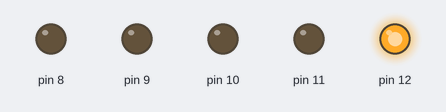
A sketch run on a simulated Arduino Uno, built with avr-gcc and run on an emulated ATmega328P. Parts: output pins drawn as LEDs (lit = HIGH).

Above: at 0.2 s.
At 1.2 s:
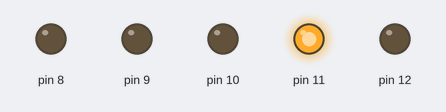
At 2.2 s:
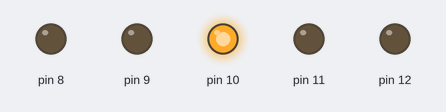
At 3.2 s:
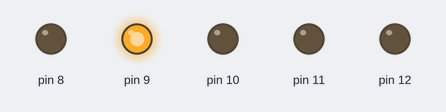
At 4.2 s:
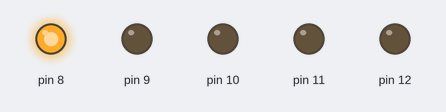
At 5.7 s:
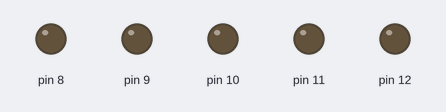
Timing chart, 0 to 6.5 s (numbered marks = the images above):
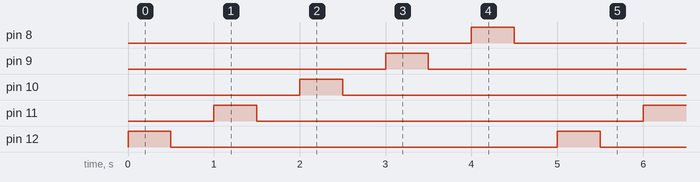

The sketch:

LEDtest.ino
```cpp
// Name(s): Seunghan Bae

void setup() {
  Serial.begin(9600);
  pinMode(12, OUTPUT);
  pinMode(11, OUTPUT);
  pinMode(10, OUTPUT);
  pinMode(9, OUTPUT);
  pinMode(8, OUTPUT);
}

void loop() {
  digitalWrite(12, HIGH);
  delay(500);
  digitalWrite(12, LOW);
  delay(500);
  digitalWrite(11, HIGH);
  delay(500);
  digitalWrite(11, LOW);
  delay(500);
  digitalWrite(10, HIGH);
  delay(500);
  digitalWrite(10, LOW);
  delay(500);
  digitalWrite(9, HIGH);
  delay(500);
  digitalWrite(9, LOW);
  delay(500);
  digitalWrite(8, HIGH);
  delay(500);
  digitalWrite(8, LOW);
  delay(500);
}
```

Measured:
- by itself, pin 8–12: alternates HIGH for 0.50 s and LOW for 4.5 s
- by itself, everything shown: repeats every 5.0 s, in 10 steps
